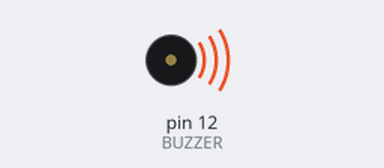
Bench run of a sketch on a simulated Arduino Uno, built with avr-gcc and run on an emulated ATmega328P. Shown: buzzer (waves = sounding).

Above: at 0.09 s.
At 11.03 s:
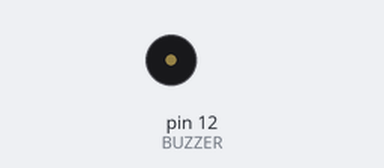
Timing chart, 0 to 11.5 s (numbered marks = the images above):
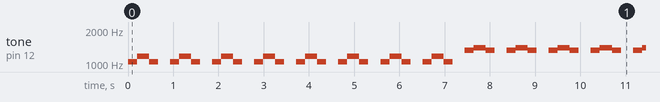

The sketch:

sketch_mar30a.ino
```cpp
#include <pitches.h>
#define BUZZER 12

int pitches[] = {
  NOTE_C6, NOTE_D6, NOTE_C6, 0,
  NOTE_C6, NOTE_D6, NOTE_C6, 0,
  NOTE_C6, NOTE_D6, NOTE_C6, 0,
  NOTE_C6, NOTE_D6, NOTE_C6, 0,
  NOTE_C6, NOTE_D6, NOTE_C6, 0,
  NOTE_C6, NOTE_D6, NOTE_C6, 0,
  NOTE_C6, NOTE_D6, NOTE_C6, 0,
  NOTE_C6, NOTE_D6, NOTE_C6, 0,

  NOTE_E6, NOTE_F6, NOTE_E6, 0,
  NOTE_E6, NOTE_F6, NOTE_E6, 0,
  NOTE_E6, NOTE_F6, NOTE_E6, 0,
  NOTE_E6, NOTE_F6, NOTE_E6, 0,

  NOTE_E6, NOTE_F6, NOTE_G6, 0,
  NOTE_E6, NOTE_F6, NOTE_G6, 0,

  NOTE_C6, NOTE_D6, NOTE_C6,
  NOTE_G6, 0, NOTE_E6, 0,
  NOTE_D6, NOTE_C6, NOTE_D6, NOTE_C6
};

int durations[] = {
  8, 6, 8, 6,
  8, 6, 8, 6,
  8, 6, 8, 6,
  8, 6, 8, 6,
  8, 6, 8, 6,
  8, 6, 8, 6,
  8, 6, 8, 6,
  8, 6, 8, 6,

  8, 6, 8, 6,
  8, 6, 8, 6,
  8, 6, 8, 6,
  8, 6, 8, 6,

  8, 6, 8, 6,
  8, 6, 8, 6,

  8, 6, 8,
  4, 16, 4, 16,
  6, 8, 6, 8
};

int size = sizeof(pitches) / sizeof(pitches[0]);

int TEMPO = 180;
int computeDuration(int s) {
  return 60.0 / TEMPO * (4000.0 / s);
}

void loop() {
  for (int i = 0; i < size; i++) {
    int p = pitches[i];
    int d = durations[i];

    if (p > 30) tone(BUZZER, p);
    delay(computeDuration(d) * 1.2);
    noTone(BUZZER);
  }

  delay(2000);
}

void setup() {
  pinMode(BUZZER, OUTPUT);

}
```

Measured:
- by itself, tone on pin 12 (BUZZER): plays 1047 Hz for 0.20 s, 1175 Hz for 0.27 s, 1047 Hz for 0.20 s, 1047 Hz for 0.20 s, 1175 Hz for 0.27 s, 1047 Hz for 0.20 s … (379 notes in this stretch)
